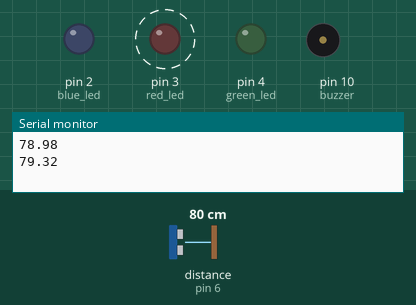
This sketch was run on a simulated Arduino Uno, built with avr-gcc and run on an emulated ATmega328P. On the bench: output pins drawn as LEDs (lit = HIGH), buzzer (waves = sounding), the last lines printed to the serial monitor. Wiring (inferred from the names in the program): ultrasonic range finder: trigger pin 5; echo pin 6. Dashed ring = blinking. The inputs (shaded band) are chosen by the test bench; at power-on: distance to the obstacle (sensor on pin 6) 80 cm. The echo pulse lasts 58.3 µs per cm; pins used as bus, display or sensor lines are not drawn.

Above: at 1.8 s.
1.9 s: distance to the obstacle (sensor on pin 6) set to 56 cm
5.4 s: distance to the obstacle (sensor on pin 6) set to 45 cm
At 6.12 s:
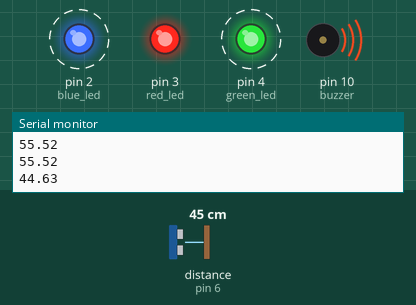
8.9 s: distance to the obstacle (sensor on pin 6) set to 250 cm
At 9.4 s:
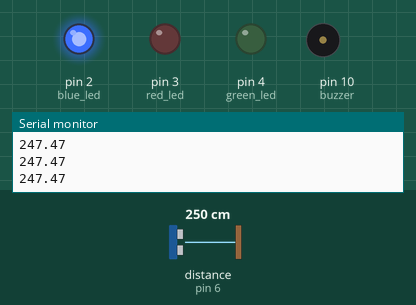
10.4 s: distance to the obstacle (sensor on pin 6) set to 154 cm
11.9 s: distance to the obstacle (sensor on pin 6) set to 146 cm
At 12.3 s:
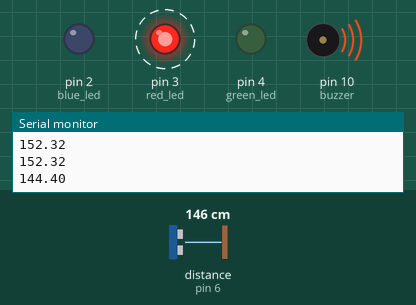
15.9 s: distance to the obstacle (sensor on pin 6) set to 4 cm
At 16.19 s:
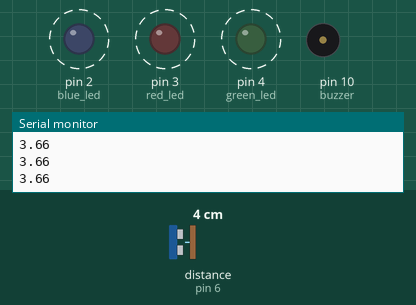
Timing chart, 0 to 20.4 s (numbered marks = the images above; inputs shaded):
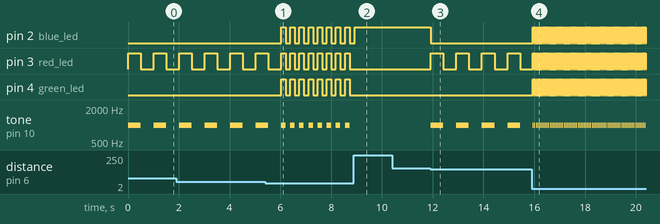

The sketch:

Lab02_22127117_CODE.ino
```cpp
int blue_led = 2;
int red_led = 3;
int green_led = 4;

int trig = 5;
int echo = 6;

int buzzer = 10;

float get_distance(){
  digitalWrite(trig, LOW);
  delayMicroseconds(2);
  digitalWrite(trig, HIGH);
  delayMicroseconds(10);
  digitalWrite(trig, LOW);

  int duration = pulseIn(echo, HIGH);

  float distance = duration * 0.034 / 2;

  return distance;
}

void activate_zone_1(){
  digitalWrite(blue_led, HIGH);
  digitalWrite(red_led, LOW);
  digitalWrite(green_led, LOW);
  noTone(buzzer);
}

void activate_zone_2(){
  digitalWrite(blue_led, LOW);
  digitalWrite(green_led, LOW);

  digitalWrite(red_led, HIGH);
  tone(buzzer, 1000);
  delay(500);

  digitalWrite(red_led, LOW);
  noTone(buzzer);
  delay(500);
}

void activate_zone_3(float distance){
  int delay_time = map(distance, 0, 50, 20, 200);

  digitalWrite(blue_led, HIGH);
  digitalWrite(red_led, HIGH);
  digitalWrite(green_led, HIGH);
  tone(buzzer, 1000);
  delay(delay_time);

  digitalWrite(blue_led, LOW);
  digitalWrite(red_led, LOW);
  digitalWrite(green_led, LOW);
  noTone(buzzer);
  delay(delay_time);
}

void setup(){
  pinMode(blue_led, OUTPUT);
  pinMode(red_led, OUTPUT);
  pinMode(green_led, OUTPUT);

  pinMode(trig, OUTPUT);
  pinMode(echo, INPUT);

  pinMode(buzzer, OUTPUT);

  digitalWrite(blue_led, LOW);
  digitalWrite(red_led, LOW);
  digitalWrite(green_led, LOW);
  noTone(buzzer);

  Serial.begin(9600);
}

void loop(){
  float distance = get_distance();
  Serial.println(distance);

  if(distance >= 150)
  {
    activate_zone_1();
  }

  else if(50 < distance && distance < 150)
  {
    activate_zone_2();
  }

  else
  {
    activate_zone_3(distance);
  }
}
```

Measured:
- the behaviour switches between 51 and 50 cm on distance to the obstacle (sensor on pin 6) (found by bisection; images 0 and 1)
- the behaviour switches between 152 and 151 cm on distance to the obstacle (sensor on pin 6) (found by bisection; images 2 and 3)
- after the input at 5.4 s, pin 2 (blue_led), pin 4 (green_led): alternates HIGH for 0.18 s and LOW for 0.18 s, starting after 0.63 s
- after the input at 8.9 s, pin 2 (blue_led): goes on until 8.9 s, then stays HIGH; pin 3 (red_led), pin 4 (green_led): stops changing and stays LOW; tone on pin 10 (buzzer): stops changing and stays silent
- after the input at 11.9 s, pin 2 (blue_led): HIGH → LOW at once; pin 3 (red_led): alternates HIGH for 0.50 s and LOW for 0.51 s, starting at once; tone on pin 10 (buzzer): alternates 1000 Hz for 0.50 s and silent for 0.51 s, starting at once
- after the input at 15.9 s, pin 2 (blue_led), pin 4 (green_led): alternates HIGH for 0.03 s and LOW for 0.03 s, starting after 0.05 s; pin 3 (red_led): alternates HIGH for 0.03 s and LOW for 0.03 s, starting after 0.08 s; tone on pin 10 (buzzer): alternates 1000 Hz for 0.03 s and silent for 0.03 s, starting after 0.08 s
- by itself, pin 3 (red_led): repeats every 0.36 s: HIGH 0.18 s, LOW 0.18 s
- by itself, tone on pin 10 (buzzer): repeats every 0.36 s: 1000 Hz 0.18 s, silent 0.18 s
